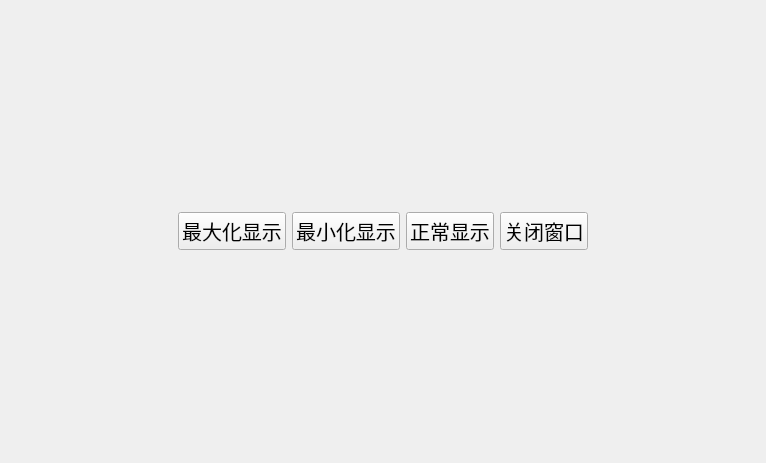
<?xml version="1.0" encoding="UTF-8"?>
<ui version="4.0">
 <class>MyWidgetClass</class>
 <widget class="QWidget" name="MyWidgetClass">
  <property name="geometry">
   <rect>
    <x>0</x>
    <y>0</y>
    <width>766</width>
    <height>463</height>
   </rect>
  </property>
  <property name="windowTitle">
   <string>标准信号槽</string>
  </property>
  <layout class="QGridLayout" name="gridLayout">
   <item row="1" column="2">
    <widget class="QPushButton" name="btnMini">
     <property name="font">
      <font>
       <pointsize>15</pointsize>
      </font>
     </property>
     <property name="text">
      <string>最小化显示</string>
     </property>
    </widget>
   </item>
   <item row="1" column="6">
    <spacer name="spacerRight">
     <property name="orientation">
      <enum>Qt::Horizontal</enum>
     </property>
     <property name="sizeHint" stdset="0">
      <size>
       <width>40</width>
       <height>20</height>
      </size>
     </property>
    </spacer>
   </item>
   <item row="1" column="4">
    <widget class="QPushButton" name="btnNormal">
     <property name="font">
      <font>
       <pointsize>15</pointsize>
      </font>
     </property>
     <property name="text">
      <string>正常显示</string>
     </property>
    </widget>
   </item>
   <item row="1" column="0">
    <spacer name="spacerLeft">
     <property name="orientation">
      <enum>Qt::Horizontal</enum>
     </property>
     <property name="sizeHint" stdset="0">
      <size>
       <width>40</width>
       <height>20</height>
      </size>
     </property>
    </spacer>
   </item>
   <item row="1" column="5">
    <widget class="QPushButton" name="btnClose">
     <property name="font">
      <font>
       <pointsize>15</pointsize>
      </font>
     </property>
     <property name="text">
      <string>关闭窗口</string>
     </property>
    </widget>
   </item>
   <item row="1" column="1">
    <widget class="QPushButton" name="btnMax">
     <property name="font">
      <font>
       <pointsize>15</pointsize>
      </font>
     </property>
     <property name="text">
      <string>最大化显示</string>
     </property>
    </widget>
   </item>
  </layout>
 </widget>
 <layoutdefault spacing="6" margin="11"/>
 <resources/>
 <connections/>
</ui>
